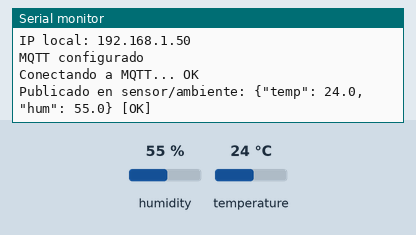
Simulated run of this program. Board: ESP32. On the bench: the last lines printed to the serial monitor. The test bench sets the inputs (shaded band); at power-on: humidity 55 %, temperature 24 °C. WiFi joins after 1.5 s; servers stay silent unless stated; no MQTT or app messages arrive unless stated.

Above: at 2.7 s.
2.8 s: humidity set to 22 %
At 6.9 s:
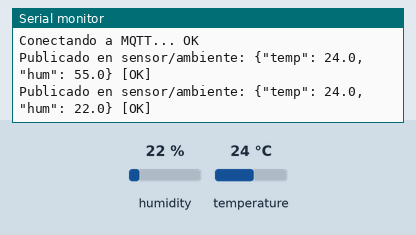
8.8 s: temperature set to 12 °C
At 12.8 s:
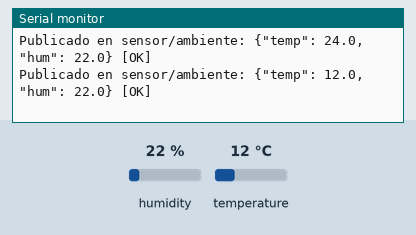
14.8 s: humidity set to 40 %
At 17.5 s:
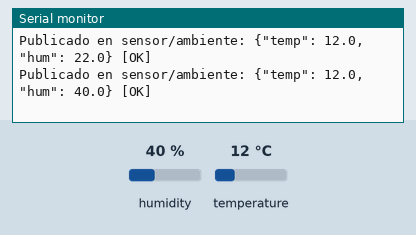
Timing chart, 0 to 19.0 s (numbered marks = the images above; inputs shaded):
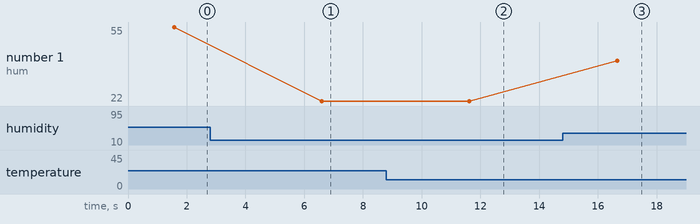

The program:

main.cpp
```cpp
#include "dht.h"
#include "wifi.h"
#include "mqtt.h"

#define DHTPIN      25
#define DHTTYPE     DHT11
#define PUBLISH_MS  5000

void setup() {
  Serial.begin(115200);
  initializeDHT(DHTPIN, DHTTYPE);
  initializeWifi();
  initializeMQTT();
}

void loop() {
  ensureMQTTConnected();

  float temp = readTemperature();
  float hum  = readHumidity();

  if (isnan(temp) || isnan(hum)) {
    Serial.println("Error leyendo el sensor DHT11");
  } else {
    publishSensorData(temp, hum);
  }

  delay(PUBLISH_MS);
}
```

dht.cpp
```cpp
#include "dht.h"

DHT* dht = nullptr;

void initializeDHT(uint8_t pin, uint8_t type) {
  dht = new DHT(pin, type);
  dht->begin();
}

float readTemperature(bool force) {
  if (dht == nullptr) return NAN;
  return dht->readTemperature(force);
}

float readHumidity(bool force) {
  if (dht == nullptr) return NAN;
  return dht->readHumidity(force);
}
```

dht.h
```cpp
#ifndef DHT22_H
#define DHT22_H

#include <DHT.h>

void initializeDHT(uint8_t pin = 25, uint8_t type = DHT11);
float readTemperature(bool force = false);
float readHumidity(bool force = false);

#endif
```

mqtt.cpp
```cpp
#include "mqtt.h"

static WiFiClient   espClient;
static PubSubClient mqttClient(espClient);

void initializeMQTT() {
  mqttClient.setServer(MQTT_SERVER, MQTT_PORT);
  Serial.println("MQTT configurado");
}

void ensureMQTTConnected() {
  while (!mqttClient.connected()) {
    Serial.print("Conectando a MQTT...");
    if (mqttClient.connect(MQTT_CLIENT)) {
      Serial.println(" OK");
    } else {
      Serial.print(" Error (rc=");
      Serial.print(mqttClient.state());
      Serial.println("). Reintentando en 5s...");
      delay(5000);
    }
  }
}

void publishSensorData(float temp, float hum) {
  char payload[64];
  snprintf(payload, sizeof(payload),
           "{\"temp\": %.1f, \"hum\": %.1f}", temp, hum);

  bool ok = mqttClient.publish(MQTT_TOPIC, payload);
  Serial.print("Publicado en ");
  Serial.print(MQTT_TOPIC);
  Serial.print(": ");
  Serial.print(payload);
  Serial.println(ok ? " [OK]" : " [ERROR]");
}
```

mqtt.h
```cpp
#ifndef MQTT_H
#define MQTT_H

#include <Arduino.h>
#include <PubSubClient.h>
#include <WiFi.h>

#define MQTT_SERVER   "192.168.0.241"
#define MQTT_PORT     1883
#define MQTT_CLIENT   "ESP32-Ambiente"
#define MQTT_TOPIC    "sensor/ambiente"

void initializeMQTT();
void ensureMQTTConnected();
void publishSensorData(float temp, float hum);

#endif
```

wifi.cpp
```cpp
#include "wifi.h"

void initializeWifi() {
  WiFiManager wifiManager;

  wifiManager.setConnectTimeout(30);
  wifiManager.setConfigPortalTimeout(180);

  Serial.println("Iniciando WiFiManager...");

  if (!wifiManager.autoConnect(WIFI_AP_NAME, WIFI_AP_PASSWORD)) {
    Serial.println("Error: no se pudo conectar. Reiniciando...");
    delay(3000);
    ESP.restart();
  }

  Serial.println("Conectado a WiFi");
  Serial.print("IP local: ");
  Serial.println(WiFi.localIP());
}
```

wifi.h
```cpp
#ifndef WIFI_H
#define WIFI_H

#include <Arduino.h>
#include <WiFi.h>
#include <WiFiManager.h>

#define WIFI_AP_NAME     "ESP32-IoT-Config"
#define WIFI_AP_PASSWORD "password"

void initializeWifi();

#endif
```

Measured:
- after the input at 2.8 s, the serial monitor: prints a new line after 3.8 s (image 1)
- after the input at 8.8 s, the serial monitor: prints a new line after 2.8 s (image 2)
- after the input at 14.8 s, the serial monitor: prints a new line after 1.9 s (image 3)
- plotted number 1: 55 → 22 after the input at 2.8 s, 22 → 40 after the input at 14.8 s
